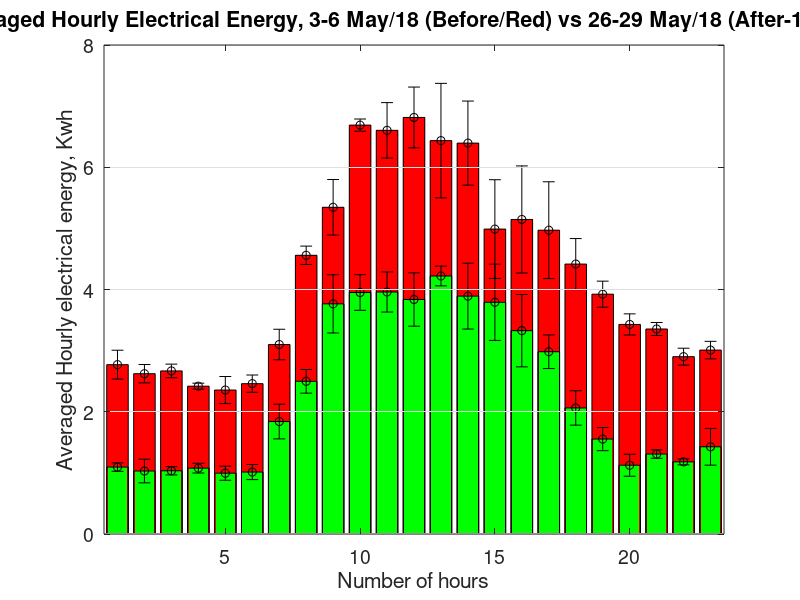
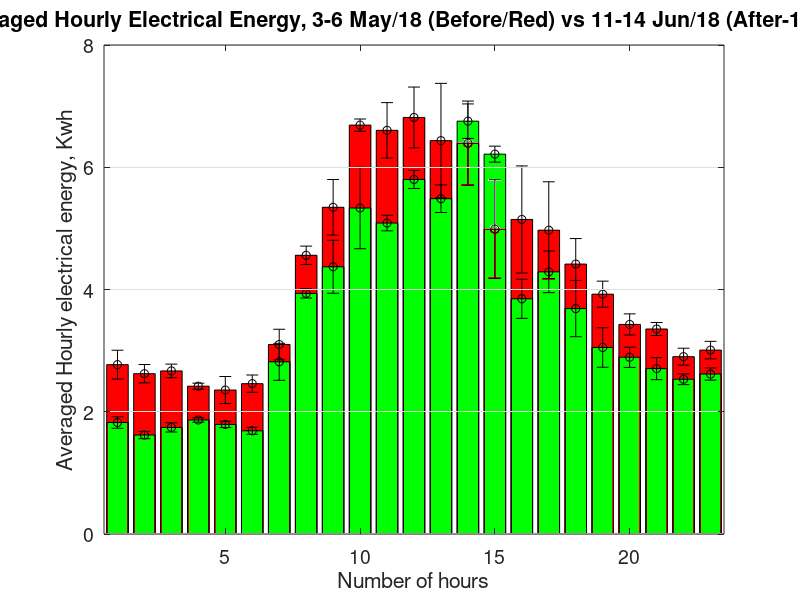

Write the MATLAB code that produced these figures, in order.
function allenergybar()

%% Before
load('en_0503')
hourly_energy = max(reshape(EATNetKwh-EATNetKwh(1),60,24));
dEnergy0503 = diff(hourly_energy);
load('en_0504')
hourly_energy = max(reshape(EATNetKwh-EATNetKwh(1),60,24));
dEnergy0504 = diff(hourly_energy);
load('en_0505')
hourly_energy = max(reshape(EATNetKwh-EATNetKwh(1),60,24));
dEnergy0505 = diff(hourly_energy);
load('en_0506')
hourly_energy = max(reshape(EATNetKwh-EATNetKwh(1),60,24));
dEnergy0506 = diff(hourly_energy);

datapack1 = [dEnergy0503;dEnergy0504;dEnergy0505;dEnergy0506];

dEnergyAvg1 = mean(datapack1);
dEnergyStd1 = std(datapack1);


%% After-1
load('en_0526')
hourly_energy = max(reshape(EATNetKwh-EATNetKwh(1),60,24));
dEnergy0526 = diff(hourly_energy);
load('en_0527')
hourly_energy = max(reshape(EATNetKwh-EATNetKwh(1),60,24));
dEnergy0527 = diff(hourly_energy);
load('en_0528')
hourly_energy = max(reshape(EATNetKwh-EATNetKwh(1),60,24));
dEnergy0528 = diff(hourly_energy);
load('en_0529')
hourly_energy = max(reshape(EATNetKwh-EATNetKwh(1),60,24));
dEnergy0529 = diff(hourly_energy);

datapack2 = [dEnergy0526;dEnergy0527;dEnergy0528;dEnergy0529];

dEnergyAvg2 = mean(datapack2);
dEnergyStd2 = std(datapack2);


%% After-2
load('en_0612')
hourly_energy = max(reshape(EATNetKwh-EATNetKwh(1),60,24));
dEnergy0612 = diff(hourly_energy);
load('en_0613')
hourly_energy = max(reshape(EATNetKwh-EATNetKwh(1),60,24));
dEnergy0613 = diff(hourly_energy);
% load('en_061114')
% hourly_energy = max(reshape(EATNetKwh-EATNetKwh(1),60,24));
% dEnergy061114 = diff(hourly_energy);

% datapack3 = [dEnergy0612;dEnergy0613;dEnergy061114];
datapack3 = [dEnergy0612;dEnergy0613];

dEnergyAvg3 = mean(datapack3);
dEnergyStd3 = std(datapack3);


%% Plot-1
bar(dEnergyAvg1,'r'), hold on, errorbar(dEnergyAvg1,dEnergyStd1/2,'ok')
bar(dEnergyAvg2,'g'), errorbar(dEnergyAvg2,dEnergyStd2/2,'ok')

set(gca,'xlim',[0.5,23.5],'fontsize',14)
xlabel('Number of hours')
ylabel('Averaged Hourly electrical energy, Kwh')
title('Averaged Hourly Electrical Energy, 3-6 May/18 (Before/Red) vs 26-29 May/18 (After-1/Green)')
set(gca,'ygrid','on','xgrid','off')

%% Plot-1
figure
bar(dEnergyAvg1,'r'), hold on, errorbar(dEnergyAvg1,dEnergyStd1/2,'ok')
bar(dEnergyAvg3,'g'), errorbar(dEnergyAvg3,dEnergyStd3/2,'ok')

set(gca,'xlim',[0.5,23.5],'fontsize',14)
xlabel('Number of hours')
ylabel('Averaged Hourly electrical energy, Kwh')
title('Averaged Hourly Electrical Energy, 3-6 May/18 (Before/Red) vs 11-14 Jun/18 (After-1/Green)')
set(gca,'ygrid','on','xgrid','off')

